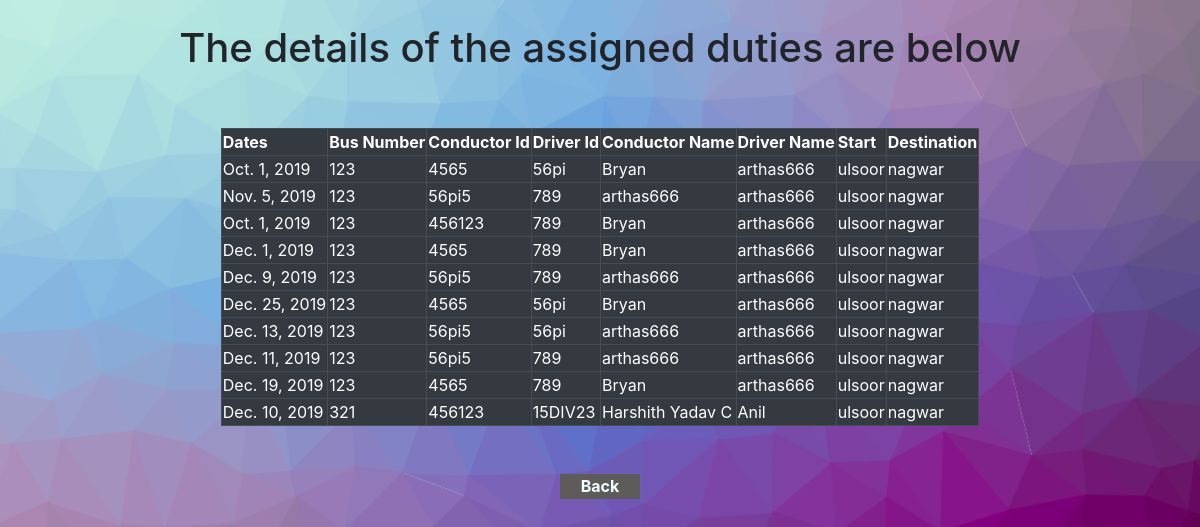
Screenshot of /assignedduties/ with the database file from the repository.
### employee/models.py (models this page shows)
class assign(models.Model):
    date=models.DateField()
    start=models.CharField(max_length=30)
    destination=models.CharField(max_length=30)
    driver=models.CharField(max_length=30)
    conductor=models.CharField(max_length=30)
    conductor_name=models.CharField(max_length=30)
    driver_name=models.CharField(max_length=30)
    bus_no=models.CharField(max_length=10,default='123')
    code=models.CharField(max_length=20,default='1')

### employee/assignedduties.py (the view)
# urls.py: path('assignedduties/',assignedduties.assignedduties,name='assignedduties'),
def assignedduties(request):
    duty=assign.objects.all()
    return render(request,'employee/assignedduties.htm',{'duty':duty})

### employee/templates/employee/assignedduties.htm (shortened to what this page needs)
{%load static%}
<!DOCTYPE html>
<html lang="en">
<head>
    <link rel="stylesheet" href="https://maxcdn.bootstrapcdn.com/bootstrap/4.3.1/css/bootstrap.min.css">
</head>
<body><br>
   <center> <div id="lab"><b><h1>The details of the assigned duties are below</h1></b></div></center><br><br>
   <center><table class="table-bordered table-dark table-hover">
      <tr>
        <th>Dates</th>
        <th>Bus Number</th>
        <th>Conductor Id</th>
        <th>Driver Id</th>
        <th>Conductor Name</th>
        <th>Driver Name</th>
        <th>Start</th>
        <th>Destination</th>
      </tr>
      {%for d in duty%}
      <tr>
          <td>{{d.date}}</td>
          <td>{{d.bus_no}}</td>
          <td>{{d.conductor}}</td>
          <td>{{d.driver}}</td>
          <td>{{d.conductor_name}}</td>
          <td>{{d.driver_name}}</td>
          <td>{{d.start}}</td>
          <td>{{d.destination}}</td>
      </tr>
      {%endfor%}
   </table>
   <br><br>
   <div class="bt">
     <b><a style=" color: azure;" href="{% url 'insert-emp'%}">Back</a></b>
   </div>
  </center>
</body>
</html>

### rows the page displays
assign: date "Oct. 1, 2019", bus_no "123", conductor "4565", driver "56pi", conductor_name "Bryan", driver_name "arthas666", start "ulsoor", destination "nagwar"
assign: date "Nov. 5, 2019", bus_no "123", conductor "56pi5", driver "789", conductor_name "arthas666", driver_name "arthas666", start "ulsoor", destination "nagwar"
assign: date "Oct. 1, 2019", bus_no "123", conductor "456123", driver "789", conductor_name "Bryan", driver_name "arthas666", start "ulsoor", destination "nagwar"
assign: date "Dec. 1, 2019", bus_no "123", conductor "4565", driver "789", conductor_name "Bryan", driver_name "arthas666", start "ulsoor", destination "nagwar"
assign: date "Dec. 9, 2019", bus_no "123", conductor "56pi5", driver "789", conductor_name "arthas666", driver_name "arthas666", start "ulsoor", destination "nagwar"
assign: date "Dec. 25, 2019", bus_no "123", conductor "4565", driver "56pi", conductor_name "Bryan", driver_name "arthas666", start "ulsoor", destination "nagwar"
assign: date "Dec. 13, 2019", bus_no "123", conductor "56pi5", driver "56pi", conductor_name "arthas666", driver_name "arthas666", start "ulsoor", destination "nagwar"
assign: date "Dec. 11, 2019", bus_no "123", conductor "56pi5", driver "789", conductor_name "arthas666", driver_name "arthas666", start "ulsoor", destination "nagwar"
assign: date "Dec. 19, 2019", bus_no "123", conductor "4565", driver "789", conductor_name "Bryan", driver_name "arthas666", start "ulsoor", destination "nagwar"
assign: date "Dec. 10, 2019", bus_no "321", conductor "456123", driver "15DIV23", conductor_name "Harshith Yadav C", driver_name "Anil", start "ulsoor", destination "nagwar"
